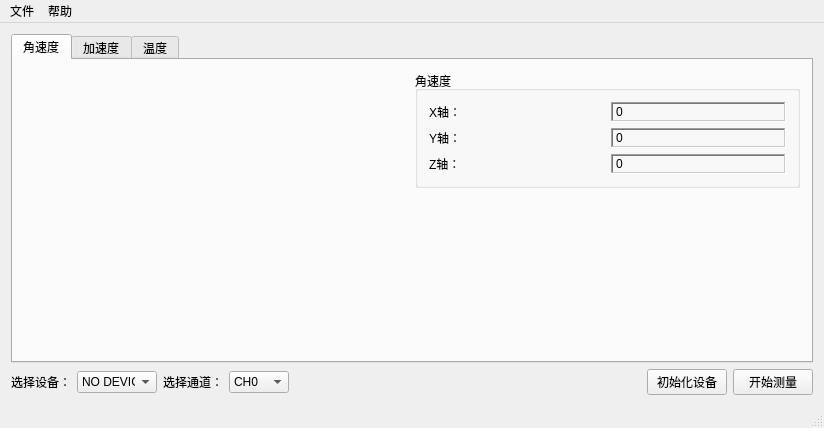
<?xml version="1.0" encoding="UTF-8"?>
<ui version="4.0">
 <class>MainWindow</class>
 <widget class="QMainWindow" name="MainWindow">
  <property name="geometry">
   <rect>
    <x>0</x>
    <y>0</y>
    <width>824</width>
    <height>428</height>
   </rect>
  </property>
  <property name="maximumSize">
   <size>
    <width>16777215</width>
    <height>428</height>
   </size>
  </property>
  <property name="windowTitle">
   <string>USB-I2C MPU6050</string>
  </property>
  <widget class="QWidget" name="centralWidget">
   <layout class="QGridLayout" name="gridLayout_7">
    <item row="0" column="0">
     <widget class="QTabWidget" name="tabWidget">
      <property name="currentIndex">
       <number>0</number>
      </property>
      <widget class="QWidget" name="tab">
       <attribute name="title">
        <string>角速度</string>
       </attribute>
       <layout class="QGridLayout" name="gridLayout_6">
        <item row="0" column="0">
         <layout class="QHBoxLayout" name="horizontalLayout_10">
          <item>
           <widget class="QwtPlot" name="GyroQwtPlot">
            <property name="maximumSize">
             <size>
              <width>16777215</width>
              <height>298</height>
             </size>
            </property>
           </widget>
          </item>
          <item>
           <layout class="QVBoxLayout" name="verticalLayout_4">
            <item>
             <widget class="QGroupBox" name="groupBox">
              <property name="title">
               <string>角速度</string>
              </property>
              <layout class="QGridLayout" name="gridLayout">
               <item row="0" column="0">
                <layout class="QVBoxLayout" name="verticalLayout">
                 <item>
                  <layout class="QHBoxLayout" name="horizontalLayout_2">
                   <item>
                    <widget class="QLabel" name="label_3">
                     <property name="text">
                      <string>X轴：</string>
                     </property>
                    </widget>
                   </item>
                   <item>
                    <widget class="QLabel" name="angularXLabel">
                     <property name="minimumSize">
                      <size>
                       <width>100</width>
                       <height>20</height>
                      </size>
                     </property>
                     <property name="frameShape">
                      <enum>QFrame::WinPanel</enum>
                     </property>
                     <property name="frameShadow">
                      <enum>QFrame::Sunken</enum>
                     </property>
                     <property name="text">
                      <string>0</string>
                     </property>
                    </widget>
                   </item>
                  </layout>
                 </item>
                 <item>
                  <layout class="QHBoxLayout" name="horizontalLayout_3">
                   <item>
                    <widget class="QLabel" name="label_4">
                     <property name="text">
                      <string>Y轴：</string>
                     </property>
                    </widget>
                   </item>
                   <item>
                    <widget class="QLabel" name="angularYLabel">
                     <property name="minimumSize">
                      <size>
                       <width>100</width>
                       <height>20</height>
                      </size>
                     </property>
                     <property name="frameShape">
                      <enum>QFrame::WinPanel</enum>
                     </property>
                     <property name="frameShadow">
                      <enum>QFrame::Sunken</enum>
                     </property>
                     <property name="text">
                      <string>0</string>
                     </property>
                    </widget>
                   </item>
                  </layout>
                 </item>
                 <item>
                  <layout class="QHBoxLayout" name="horizontalLayout_4">
                   <item>
                    <widget class="QLabel" name="label_5">
                     <property name="text">
                      <string>Z轴：</string>
                     </property>
                    </widget>
                   </item>
                   <item>
                    <widget class="QLabel" name="angularZLabel">
                     <property name="minimumSize">
                      <size>
                       <width>100</width>
                       <height>20</height>
                      </size>
                     </property>
                     <property name="frameShape">
                      <enum>QFrame::WinPanel</enum>
                     </property>
                     <property name="frameShadow">
                      <enum>QFrame::Sunken</enum>
                     </property>
                     <property name="text">
                      <string>0</string>
                     </property>
                    </widget>
                   </item>
                  </layout>
                 </item>
                </layout>
               </item>
              </layout>
             </widget>
            </item>
            <item>
             <spacer name="verticalSpacer_2">
              <property name="orientation">
               <enum>Qt::Vertical</enum>
              </property>
              <property name="sizeHint" stdset="0">
               <size>
                <width>20</width>
                <height>40</height>
               </size>
              </property>
             </spacer>
            </item>
           </layout>
          </item>
         </layout>
        </item>
       </layout>
      </widget>
      <widget class="QWidget" name="tab_2">
       <attribute name="title">
        <string>加速度</string>
       </attribute>
       <layout class="QGridLayout" name="gridLayout_5">
        <item row="0" column="0">
         <layout class="QHBoxLayout" name="horizontalLayout_11">
          <item>
           <widget class="QwtPlot" name="AccelQwtPlot">
            <property name="maximumSize">
             <size>
              <width>16777215</width>
              <height>298</height>
             </size>
            </property>
           </widget>
          </item>
          <item>
           <layout class="QVBoxLayout" name="verticalLayout_5">
            <item>
             <widget class="QGroupBox" name="groupBox_2">
              <property name="title">
               <string>加速度</string>
              </property>
              <layout class="QGridLayout" name="gridLayout_2">
               <item row="0" column="0">
                <layout class="QVBoxLayout" name="verticalLayout_2">
                 <item>
                  <layout class="QHBoxLayout" name="horizontalLayout_5">
                   <item>
                    <widget class="QLabel" name="label_8">
                     <property name="text">
                      <string>X轴：</string>
                     </property>
                    </widget>
                   </item>
                   <item>
                    <widget class="QLabel" name="acceleratXLabel">
                     <property name="minimumSize">
                      <size>
                       <width>100</width>
                       <height>20</height>
                      </size>
                     </property>
                     <property name="frameShape">
                      <enum>QFrame::WinPanel</enum>
                     </property>
                     <property name="frameShadow">
                      <enum>QFrame::Sunken</enum>
                     </property>
                     <property name="text">
                      <string>0</string>
                     </property>
                    </widget>
                   </item>
                  </layout>
                 </item>
                 <item>
                  <layout class="QHBoxLayout" name="horizontalLayout_6">
                   <item>
                    <widget class="QLabel" name="label_6">
                     <property name="text">
                      <string>Y轴：</string>
                     </property>
                    </widget>
                   </item>
                   <item>
                    <widget class="QLabel" name="acceleratYLabel">
                     <property name="minimumSize">
                      <size>
                       <width>100</width>
                       <height>20</height>
                      </size>
                     </property>
                     <property name="frameShape">
                      <enum>QFrame::WinPanel</enum>
                     </property>
                     <property name="frameShadow">
                      <enum>QFrame::Sunken</enum>
                     </property>
                     <property name="text">
                      <string>0</string>
                     </property>
                    </widget>
                   </item>
                  </layout>
                 </item>
                 <item>
                  <layout class="QHBoxLayout" name="horizontalLayout_7">
                   <item>
                    <widget class="QLabel" name="label_7">
                     <property name="text">
                      <string>Z轴：</string>
                     </property>
                    </widget>
                   </item>
                   <item>
                    <widget class="QLabel" name="acceleratZLabel">
                     <property name="minimumSize">
                      <size>
                       <width>100</width>
                       <height>20</height>
                      </size>
                     </property>
                     <property name="frameShape">
                      <enum>QFrame::WinPanel</enum>
                     </property>
                     <property name="frameShadow">
                      <enum>QFrame::Sunken</enum>
                     </property>
                     <property name="text">
                      <string>0</string>
                     </property>
                    </widget>
                   </item>
                  </layout>
                 </item>
                </layout>
               </item>
              </layout>
             </widget>
            </item>
            <item>
             <spacer name="verticalSpacer_3">
              <property name="orientation">
               <enum>Qt::Vertical</enum>
              </property>
              <property name="sizeHint" stdset="0">
               <size>
                <width>20</width>
                <height>40</height>
               </size>
              </property>
             </spacer>
            </item>
           </layout>
          </item>
         </layout>
        </item>
       </layout>
      </widget>
      <widget class="QWidget" name="tab_3">
       <attribute name="title">
        <string>温度</string>
       </attribute>
       <layout class="QGridLayout" name="gridLayout_4">
        <item row="0" column="0">
         <layout class="QHBoxLayout" name="horizontalLayout_12">
          <item>
           <widget class="QwtPlot" name="TempQwtPlot">
            <property name="maximumSize">
             <size>
              <width>16777215</width>
              <height>298</height>
             </size>
            </property>
           </widget>
          </item>
          <item>
           <layout class="QVBoxLayout" name="verticalLayout_6">
            <item>
             <widget class="QGroupBox" name="groupBox_3">
              <property name="title">
               <string>温度</string>
              </property>
              <layout class="QGridLayout" name="gridLayout_3">
               <item row="0" column="0">
                <layout class="QHBoxLayout" name="horizontalLayout_8">
                 <item>
                  <widget class="QLabel" name="label_9">
                   <property name="text">
                    <string>温度：</string>
                   </property>
                  </widget>
                 </item>
                 <item>
                  <widget class="QLabel" name="tempLabel">
                   <property name="minimumSize">
                    <size>
                     <width>100</width>
                     <height>20</height>
                    </size>
                   </property>
                   <property name="frameShape">
                    <enum>QFrame::WinPanel</enum>
                   </property>
                   <property name="frameShadow">
                    <enum>QFrame::Sunken</enum>
                   </property>
                   <property name="text">
                    <string>0</string>
                   </property>
                  </widget>
                 </item>
                </layout>
               </item>
              </layout>
             </widget>
            </item>
            <item>
             <spacer name="verticalSpacer_4">
              <property name="orientation">
               <enum>Qt::Vertical</enum>
              </property>
              <property name="sizeHint" stdset="0">
               <size>
                <width>20</width>
                <height>40</height>
               </size>
              </property>
             </spacer>
            </item>
           </layout>
          </item>
         </layout>
        </item>
       </layout>
      </widget>
     </widget>
    </item>
    <item row="1" column="0">
     <layout class="QHBoxLayout" name="horizontalLayout_9">
      <item>
       <layout class="QHBoxLayout" name="horizontalLayout">
        <item>
         <layout class="QHBoxLayout" name="horizontalLayout_17">
          <item>
           <widget class="QLabel" name="label">
            <property name="maximumSize">
             <size>
              <width>60</width>
              <height>16777215</height>
             </size>
            </property>
            <property name="text">
             <string>选择设备：</string>
            </property>
           </widget>
          </item>
          <item>
           <widget class="QComboBox" name="deviceComboBox">
            <property name="minimumSize">
             <size>
              <width>80</width>
              <height>0</height>
             </size>
            </property>
            <property name="maximumSize">
             <size>
              <width>80</width>
              <height>16777215</height>
             </size>
            </property>
            <item>
             <property name="text">
              <string>NO DEVICE</string>
             </property>
            </item>
           </widget>
          </item>
         </layout>
        </item>
        <item>
         <layout class="QHBoxLayout" name="horizontalLayout_18">
          <item>
           <widget class="QLabel" name="label_2">
            <property name="maximumSize">
             <size>
              <width>60</width>
              <height>16777215</height>
             </size>
            </property>
            <property name="text">
             <string>选择通道：</string>
            </property>
           </widget>
          </item>
          <item>
           <widget class="QComboBox" name="channelComboBox">
            <property name="minimumSize">
             <size>
              <width>60</width>
              <height>0</height>
             </size>
            </property>
            <property name="maximumSize">
             <size>
              <width>60</width>
              <height>16777215</height>
             </size>
            </property>
            <item>
             <property name="text">
              <string>CH0</string>
             </property>
            </item>
            <item>
             <property name="text">
              <string>CH1</string>
             </property>
            </item>
           </widget>
          </item>
         </layout>
        </item>
        <item>
         <spacer name="horizontalSpacer">
          <property name="orientation">
           <enum>Qt::Horizontal</enum>
          </property>
          <property name="sizeHint" stdset="0">
           <size>
            <width>40</width>
            <height>20</height>
           </size>
          </property>
         </spacer>
        </item>
        <item>
         <widget class="QPushButton" name="initDevicePushButton">
          <property name="text">
           <string>初始化设备</string>
          </property>
         </widget>
        </item>
        <item>
         <widget class="QPushButton" name="startPushButton">
          <property name="text">
           <string>开始测量</string>
          </property>
         </widget>
        </item>
       </layout>
      </item>
     </layout>
    </item>
   </layout>
  </widget>
  <widget class="QMenuBar" name="menuBar">
   <property name="geometry">
    <rect>
     <x>0</x>
     <y>0</y>
     <width>824</width>
     <height>23</height>
    </rect>
   </property>
   <widget class="QMenu" name="menu">
    <property name="title">
     <string>文件</string>
    </property>
    <addaction name="quitAction"/>
   </widget>
   <widget class="QMenu" name="menu_2">
    <property name="title">
     <string>帮助</string>
    </property>
    <addaction name="contactUsAction"/>
    <addaction name="aboutAction"/>
   </widget>
   <addaction name="menu"/>
   <addaction name="menu_2"/>
  </widget>
  <widget class="QStatusBar" name="statusBar"/>
  <action name="quitAction">
   <property name="text">
    <string>退出</string>
   </property>
  </action>
  <action name="contactUsAction">
   <property name="text">
    <string>联系我们</string>
   </property>
  </action>
  <action name="aboutAction">
   <property name="text">
    <string>关于</string>
   </property>
  </action>
 </widget>
 <layoutdefault spacing="6" margin="11"/>
 <customwidgets>
  <customwidget>
   <class>QwtPlot</class>
   <extends>QFrame</extends>
   <header>qwt_plot.h</header>
   <container>1</container>
  </customwidget>
 </customwidgets>
 <resources/>
 <connections/>
</ui>
